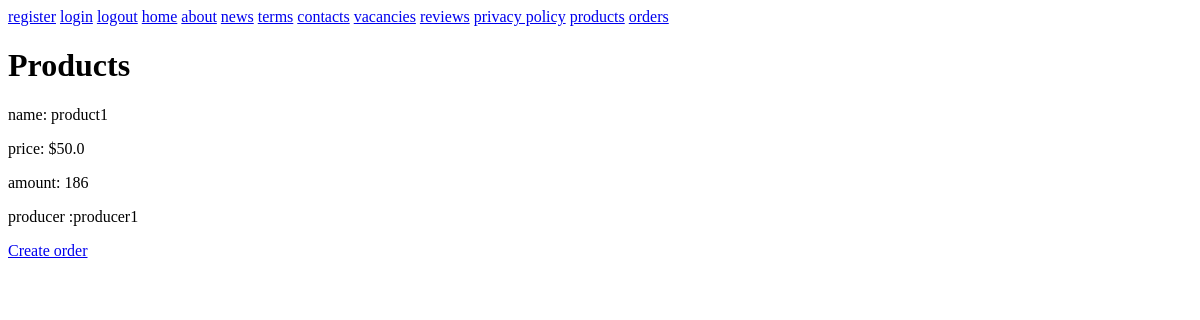
The page /products/1/ on the database as committed earlier.
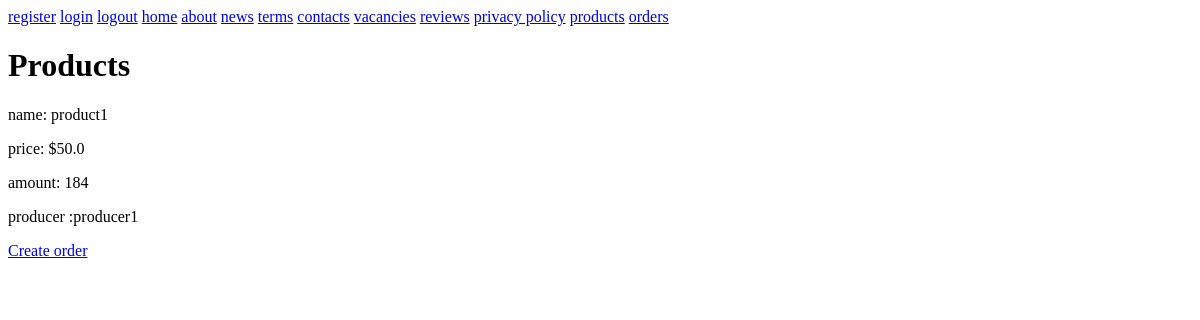
The same page on the database as committed later.
### SparkleMart/models.py (models this page shows, shortened)
class Product(models.Model):
    name = models.CharField(max_length=255)
    category = models.ManyToManyField(Category, related_name='products')
    producer = models.ForeignKey(Producer, related_name='products', on_delete=models.CASCADE)
    price = models.FloatField()
    amount = models.PositiveSmallIntegerField()

class Producer(models.Model):
    name = models.CharField(max_length=255)

### SparkleMart/views.py (the view)
# urls.py: re_path(r'products/(?P<pk>\d+)/$', views.ProductDetailView.as_view(), name='product'),
class ProductDetailView(DetailView):
    model = Product
    def get(self, request, *args, **kwargs):
        if Product.objects.filter(pk=self.kwargs.get("pk")).exists():
            product = self.get_object()
            categories = list(product.category.all().values_list('name', flat=True))
            product_data = {
                'id': product.id,
                'name': product.name,
                'price': product.price,
                'category': categories,
                'producer_name': product.producer.name,
                'producer_id': product.producer.id,
            }
            return render(request, 'product.html', {'product': product})
        logging.warning('ProductDetailView: page not found')
        return render(request, 'page_not_found.html', status=404)

### SparkleMart/templates/product.html (shortened to what this page needs)
{% extends "base.html" %}
{% block header %}Products{% endblock header %}
{% block content %}
        <p>name: {{ product.name }}</p>
        <p>price: ${{ product.price }}</p>
        <p>amount: {{ product.amount }}</p>
        <p>producer :{{ product.producer.name }}</p>
        <a href="{% url 'create_order' pk=product.id %}" class="button">Create order</a>
{% endblock content %}

Rows that differ between the two databases and show on the page:
changed Product "product1": amount "186" → "184"
